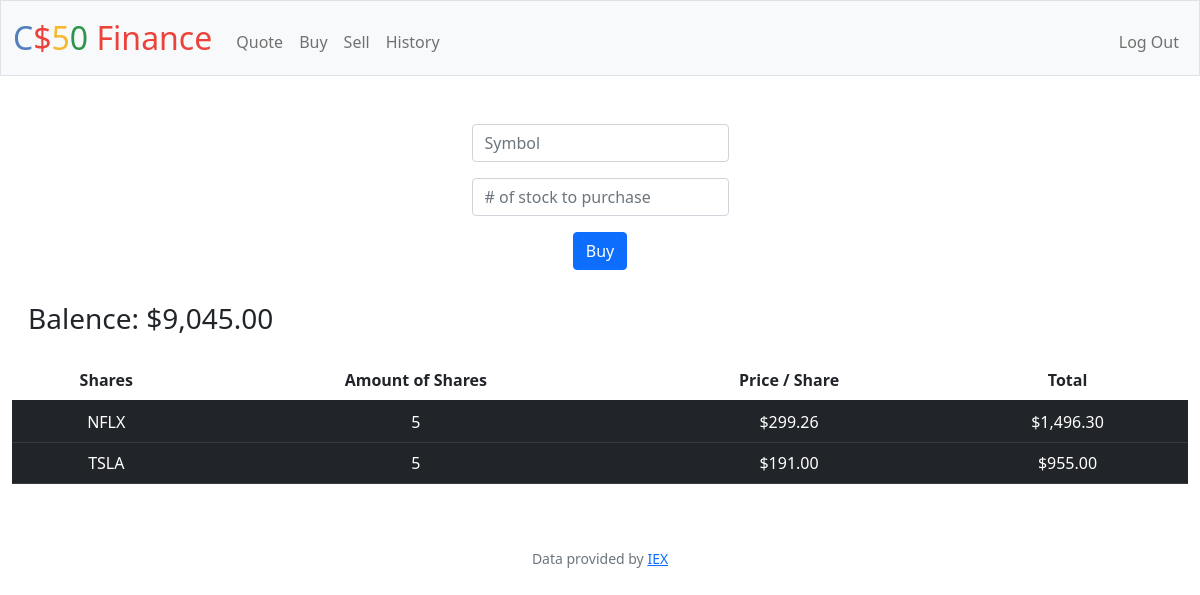
The app's page /buy (signed in) with its own data.
### tables this page shows
CREATE TABLE 'users' (id INTEGER PRIMARY KEY AUTOINCREMENT NOT NULL, username TEXT NOT NULL, hash TEXT NOT NULL,'cash' NUMERIC NOT NULL DEFAULT 10000.00);

CREATE TABLE 'Purchases' ('symbol' TEXT, 'shares' INTEGER, 'price' REAL, 'id'  INTEGER PRIMARY KEY  , 'user_id' INTEGER, 'type' TEXT);

### app.py (the view, shortened to what this page needs)
@app.route("/buy", methods=["GET", "POST"])
@login_required
def buy():
    if request.method == "GET":
        user_id = session["user_id"]
        purchases_db = db.execute("SELECT symbol, SUM(SHARES) AS shares, price FROM purchases WHERE user_id = ? AND shares >= 1 AND type = 'BUY' GROUP BY symbol", user_id)
        cash_db = db.execute("SELECT cash FROM users WHERE id = ?", user_id)
        cash = cash_db[0]["cash"]
        return render_template("buy.html", database=purchases_db, balence=cash)

### app.py (called while the page is built)
@app.after_request
def after_request(response):
    response.headers["Cache-Control"] = "no-cache, no-store, must-revalidate"
    response.headers["Expires"] = 0
    response.headers["Pragma"] = "no-cache"
    return response

### helpers.py (called while the page is built)
def login_required(f):
    @wraps(f)
    def decorated_function(*args, **kwargs):
        if session.get("user_id") is None:
            return redirect("/login")
        return f(*args, **kwargs)
    return decorated_function

def usd(value):
    return f"${value:,.2f}"

### templates/buy.html (shortened to what this page needs)
{% extends "layout.html" %}
{% block main %}
    <form action="/buy" method="post">
        <div class="mb-3">
            <input class="form-control mx-auto w-auto" name="symbol" placeholder="Symbol" type="text">
        </div>
        <div>
            <input class="form-control mx-auto w-auto" name="shares" placeholder="# of stock to purchase" type="text">
        </div>
        <div>
            <button style="margin: 1rem;" class="btn btn-primary" type="submit">Buy</button>
        </div>
    </form>
    <h3 style="float: left; padding: 1rem;">Balence: {{ balence | usd }} </h3>
<div class="section" >
 <table class="table table-striped-columns">
    <thead>
        <tr>
            <th scope="col">Shares</th>
            <th cope="col">Amount of Shares</th>
            <th scope="col">Price / Share</th>
            <th scope="col">Total</th>
        </tr>
    </thead>
    <tbody>
        {% for row in database %}
        <tr class="table-dark">
            <td class="table-dark"> {{ row["symbol"] }} </td>
            <td class="table-dark"> {{ row["shares"] }} </td>
            <td class="table-dark"> {{ row["price"] | usd }} </td>
            <td class="table-dark"> {{ (row["shares"] * row["price"]) | usd }}</td>
          </tr>
        {% endfor %}
    </tbody>
    </table>
 </div>
{% endblock %}

### records on screen
users: cash "$9,045.00"
Purchases: symbol "NFLX", shares "5", price "$299.26", shares "$1,496.30"
Purchases: symbol "TSLA", shares "5", price "$191.00", shares "$955.00"
